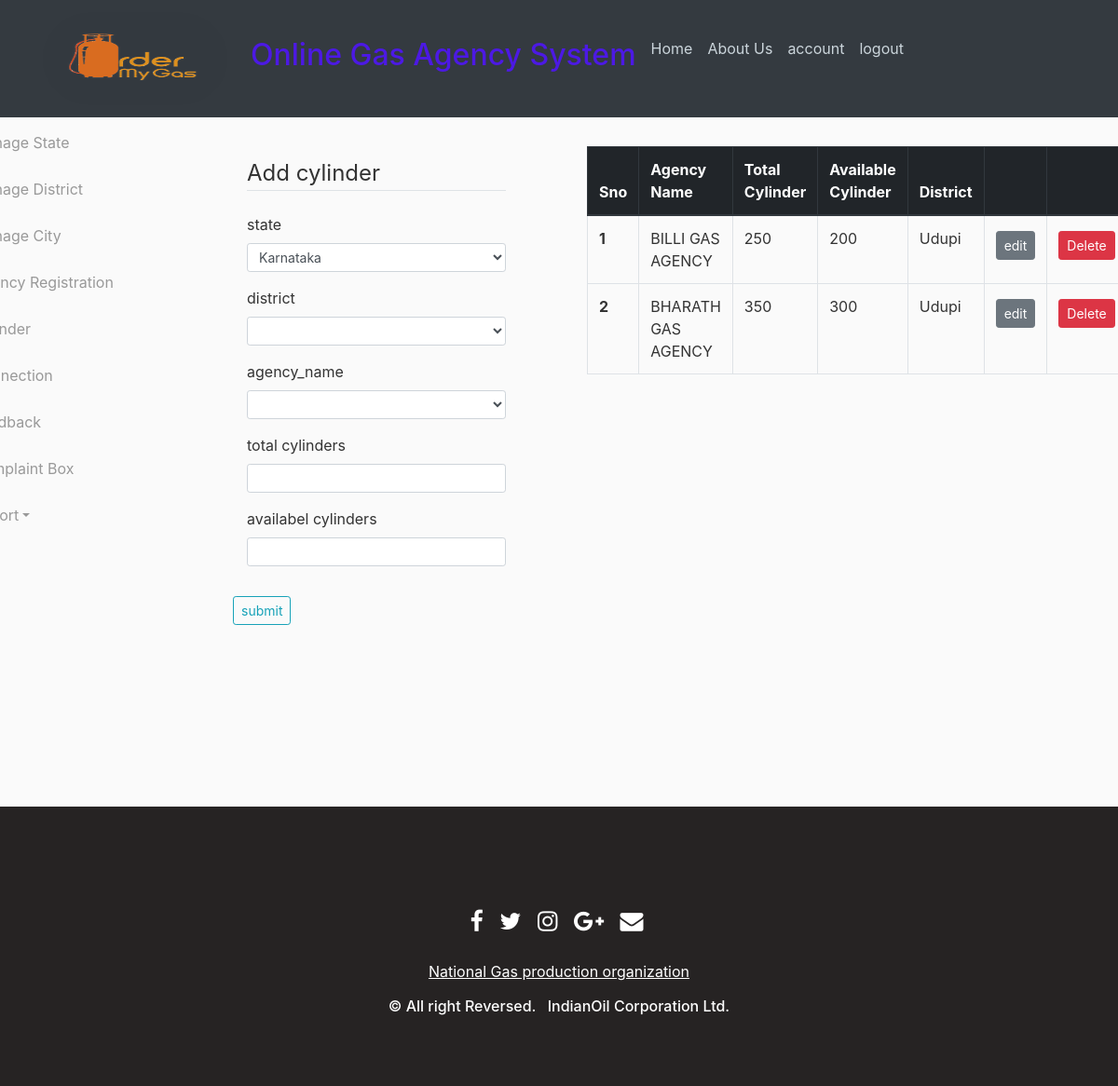
The app's page /cylinder (signed in) with its own data.
### projectmain/dbcode.py (models this page shows, shortened)
class cylinders(db.Model):
    sno = db.Column(db.Integer,primary_key=True)
    aid = db.Column(db.Integer,db.ForeignKey(agent.aid,ondelete="CASCADE"),nullable=False)
    total_cylinder = db.Column(db.Integer,nullable=False)
    availabel_cylinder = db.Column(db.Integer,CheckConstraint('availabel_cylinder<=total_cylinder'),nullable=True)
    status = db.Column(db.String(10),nullable=False)

class agent(db.Model):
    aid = db.Column(db.Integer, primary_key=True)
    fname = db.Column(db.String(20),nullable=False)
    lname = db.Column(db.String(20),nullable=False)
    gender = db.Column(db.String(10),nullable=False)
    phone_no = db.Column(db.String(10),nullable=False)
    adress = db.Column(db.String(200),nullable=False)
    sid =db.Column(db.Integer,db.ForeignKey(state.id,ondelete="CASCADE"),nullable=False)
    did = db.Column(db.Integer,db.ForeignKey(district.did,ondelete="CASCADE"),nullable=False)
    cid = db.Column(db.Integer,db.ForeignKey(city.cid,ondelete="CASCADE"),nullable=False)
    agency_name = db.Column(db.String(40),unique=True,nullable=False)
    username = db.Column(db.String(20), unique=True, nullable=False)
    email = db.Column(db.String(120), unique=True, nullable=False)
    image_file = db.Column(db.String(20), nullable=False, default='default.jpg')
    password = db.Column(db.String(60), nullable=False)
    ctype = db.relationship('connection_type', secondary=ctype,backref=db.backref('agents', lazy='dynamic'))
    cyli = db.relationship('cylinders',cascade='all,delete',backref='agent')
    book = db.relationship('booking',cascade='all,delete',backref='agent')
    rol = db.relationship('roles',cascade='all,delete',backref='agent')
    fbck = db.relationship('feedback',cascade='all,delete',backref='agent')

class district(db.Model):
    did =db.Column(db.Integer,primary_key=True)
    dname = db.Column(db.String(20),nullable=False)
    sid = db.Column(db.Integer,db.ForeignKey('state.id'),nullable=False)
    city = db.relationship('city',cascade='all,delete',backref='district')
    agent = db.relationship('agent',cascade='all,delete',backref='district')
    user = db.relationship('User_reg',cascade='all,delete',backref='district')

### projectmain/admin/routs.py (the view, shortened to what this page needs)
@Admin.route('/cylinder',methods=['GET', 'POST'])
@login_required
def cylinder():
    if current_user.is_authenticated and current_user.role=='admin':
        pass
    else:
        abort(403)
    form=cilyForm()
    form.state.choices =[(s.id, s.state_name) for s in state.query.all()]
    form.district.choices = [(d.did, d.dname) for d in db1.query.filter_by(sid=form.state.data).all()]
    form.agency_name.choices = [(a.aid, a.agency_name) for a in agent.query.filter_by(did=form.district.data).all()]
    st=None
    cyli=cylinders.query.all()
    return render_template('cylinder.html',title="cylinder",cyli=cyli,agent=agent,dist=db1,form=form,legend='Add cylinder')

### projectmain/admin/forms.py (shortened to what this page needs)
class cilyForm(FlaskForm):
    state = SelectField('state',coerce=int,choices=[])
    district = SelectField('district',coerce=int,choices=[])
    agency_name = SelectField('agency_name',coerce=int,choices=[])
    tcylinder = IntegerField('total cylinders',validators=[DataRequired()])
    acylinder = IntegerField('availabel cylinders',validators=[DataRequired()])
    submit = SubmitField('submit')

### projectmain/dbcode.py (called while the page is built)
@login_manager.user_loader
def load_user(id):
    return roles.query.get(int(id))

### projectmain/templates/cylinder.html (shortened to what this page needs)
{% extends 'admin.html' %}
{% block admin_ac %}
<div id="page-content-wrapper" style="margin-left:-100px;margin-right:-200px;width: 100%">
<form method="POST" action="" >
         <fieldset class="form-group col-md-10">
          <legend class="border-bottom mb-4 ">{{ legend }}</legend>
                 <div class="form-group">
                    {{ form.state.label(class="form-control-label") }}
                    {% if form.state.errors %}
                        {{ form.state(class="form-control form-control-sm is-invalid") }}
                        <div class="invalid-feedback">
                            {% for error in form.state.errors %}
                                <span>{{ error }}</span>
                            {% endfor %}
                        </div>
                    {% else %}
                        {{ form.state(class="form-control form-control-sm") }}
                    {% endif %}
                </div>
                <div class="form-group">
                    {{ form.district.label(class="form-control-label") }}
                    {% if form.district.erdnamerors %}
                        {{ form.district(class="form-control form-control-sm is-invalid") }}
                        <div class="invalid-feedback">
                            {% for error in form.district.errors %}
                                <span>{{ error }}</span>
                            {% endfor %}
                        </div>
                    {% else %}
                        {{ form.district(class="form-control form-control-sm") }}
                    {% endif %}
                </div>
                <div class="form-group">
                    {{ form.agency_name.label(class="form-control-label") }}
                    {% if form.agency_name.erdnamerors %}
                        {{ form.agency_name(class="form-control form-control-sm is-invalid") }}
                        <div class="invalid-feedback">
                            {% for error in form.agency_name.errors %}
                                <span>{{ error }}</span>
                            {% endfor %}
                        </div>
                    {% else %}
                        {{ form.agency_name(class="form-control form-control-sm") }}
                    {% endif %}
                </div>
                <div class="form-group">
                    {{ form.tcylinder.label(class="form-control-label") }}
                    {% if form.tcylinder.erdnamerors %}
                        {{ form.tcylinder(class="form-control form-control-sm is-invalid") }}
                        <div class="invalid-feedback">
                            {% for error in form.tcylinder.errors %}
                                <span>{{ error }}</span>
                            {% endfor %}
                        </div>
                    {% else %}
                        {{ form.tcylinder(class="form-control form-control-sm") }}
                    {% endif %}
                </div>
                <div class="form-group">
                    {{ form.acylinder.label(class="form-control-label") }}
                    {% if form.acylinder.errors %}
                        {{ form.acylinder(class="form-control form-control-sm is-invalid") }}
                        <div class="invalid-feedback">
                            {% for error in form.acylinder.errors %}
                                <span>{{ error }}</span>
                            {% endfor %}
                        </div>
                    {% else %}
                        {{ form.acylinder(class="form-control form-control-sm") }}
                    {% endif %}
                  </div>
            </fieldset>
            <div class="form-group">
               {{ form.submit(class="btn btn-outline-info btn-sm") }}
            </div>
            </form>
        </div>
   <table class="table table-bordered" style="margin-left:300px;margin-top:-550px;">
  <thead class="thead-dark">
    <tr>
      <th scope="col">Sno</th>
      <th scope="col">Agency Name</th>
      <th scope="col">Total Cylinder</th>
      <th scope="col">Available Cylinder</th>
      <th scope="col">District</th>
      <th scope="col">  </th>
      <th scope="col">  </th>
    </tr>
  </thead>
  <tbody>
  {% for c in cyli %}
  {% with a=agent.query.filter_by(aid=c.aid).first() %}
  {% with b=dist.query.filter_by(did=a.did).first() %}
    <tr>
      <th scope="row">{{ loop.index }}</th>
      <td>{{  a.agency_name }}</td>
      <td>{{ c.total_cylinder }}</td>
      <td>{{ c.availabel_cylinder }}</td>
      <td>{{ b.dname }}</td>
      <td><a class="btn btn-secondary btn-sm mt-1 mb-1" href="{{ url_for('Admin.update_cylinder', sno=c.sno,aid=c.aid) }}">edit</a></td>
      <td><a class="btn btn-danger btn-sm mt-1 mb-1" href="{{ url_for('Admin.delete_cylinder', sno=c.sno) }}">Delete</a></td>
    </tr>
    {% endwith %}
    {% endwith %}
   {% endfor %}
</tbody>
</table>
{% endblock admin_ac %}

### projectmain/static/main.css (style rules this page uses)
body { background: #fafafa; color: #333333; margin-top: 5rem; }
#page-content-wrapper { width: 100%; position: absolute; padding: 15px; }
@media (min-width:768px) { #page-content-wrapper { padding: 20px; position: relative; } }

### records on screen
cylinders: total_cylinder "250", availabel_cylinder "200"
agent: agency_name "BILLI GAS AGENCY"
district: dname "Udupi"
cylinders: total_cylinder "350", availabel_cylinder "300"
agent: agency_name "BHARATH GAS AGENCY"

### other values on screen
{{ legend }} "Add cylinder"
